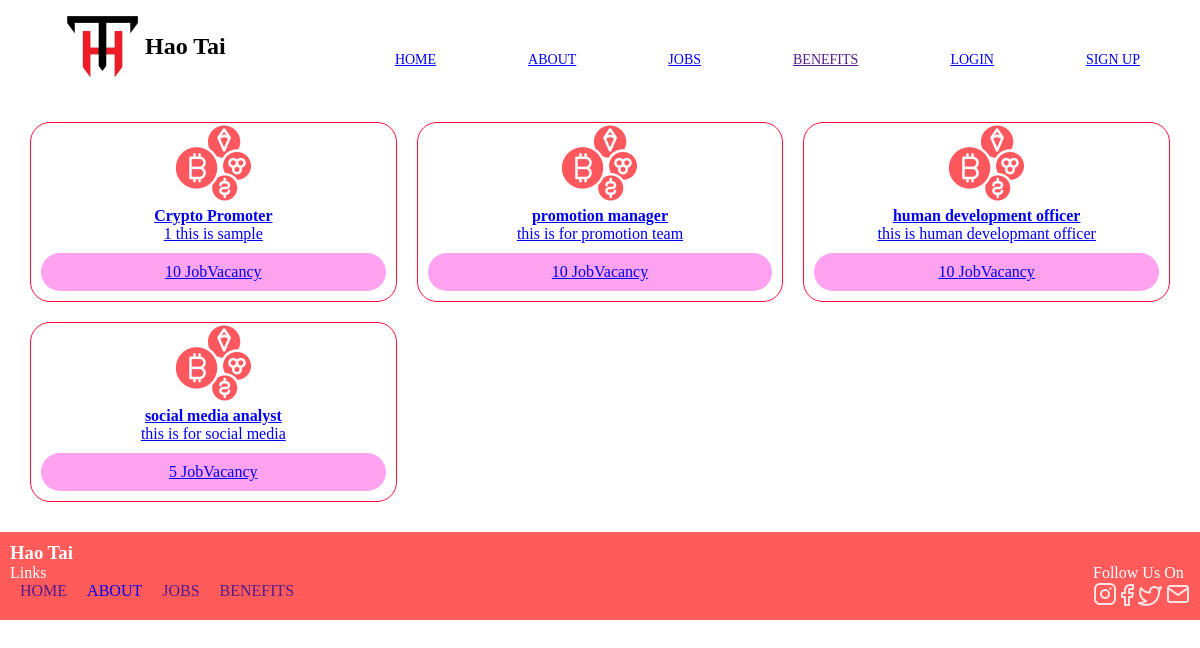
The page /job/ on the database its author committed.
### web/models.py (models this page shows, shortened)
class jobs(models.Model):
    title = models.CharField(max_length=30)
    description =models.TextField()
    no_of_vacancy = models.IntegerField()
    images = models.ImageField(upload_to = 'jobimages')
    experience = models.TextField()
    documents =models.TextField()
    skills = models.TextField()
    language = models.TextField()
    salary = models.TextField()
    age = models.TextField()
    cat = models.ForeignKey('categories',on_delete=models.CASCADE,related_name='jobs')

### web/views.py (the view)
# urls.py: path('job/',views.job, name = "job"),
def job(request,id=None):
    if id:
        categ = get_object_or_404(categories,id=id)
        joy = jobs.objects.filter(cat=categ)
        context = {
            'jo' : joy,
        }
        return render(request,'job.html',context)
    else:
        joy = jobs.objects.all()
        context = {
            'jo' : joy,
        }
        return render(request,'job.html',context)

### templates/job.html (shortened to what this page needs)
{%extends 'base.html'%}
{%load static%}
{%block content%}
    <section class="fullbox">
            <div class="subbox">
                {% for job in jo %}
                <div class="singlebox">
                    <img src="../static/images/cryptocurrencies 1.png" alt="">
                    <a href="{% url 'crptojob' job.pk %}"><h4>{{job.title}}</h4>
                    <p>{{job.description}}</p>
                        <p class="inner">{{job.no_of_vacancy}} JobVacancy</p></a>
                </div>
                {%endfor%}
            </div>
            {%endblock%}

### templates/base.html (shortened to what this page needs)
<!DOCTYPE html>
<html lang="en">
<head>
    {%load static%}
    <link rel="stylesheet" href="{% static 'style.css'%}">
</head>
<body>
    <header class="main container">
            <div class="submain" >
                <img src="../static/images/logo 1.png">
                <h2 >Hao Tai</h2>
            </div>
            <div class="navlink" >
                <ul>
                    <li><a href="{% url 'home'%}">HOME</a></li>
                    <li><a href="{% url 'about'%}">ABOUT</a></li>
                    <li><a href="{% url 'job'%}">JOBS</a></li>
                    <li><a href="">BENEFITS</a></li>
                    {% if request.user.is_authenticated %}
                    <li><a href="">{{request.user.username}}</a></li>
                    <li><a href="{%url 'signout'%}">logout</a></li>
                    {%else%}
                    <li><a href="{% url 'signin'%}">LOGIN</a></li>
                    <li><a href="{% url 'signup'%}">SIGN UP</a></li>
                    {%endif%}
                </ul>
            </div>
    </header>
    {% block content %}
    {%endblock%}
    <section class="footer" >
        <h3>Hao Tai</h3>
        <div id="bottomdiv">
            <div class="footerleft">
                <p>Links</p>
                <ul>
                    <li><a href="">HOME</a></li>
                    <li><a href="./about.html">ABOUT</a></li>
                    <li><a href="">JOBS</a></li>
                    <li><a href="">BENEFITS</a></li>
                </ul>
            </div>
            <div class="footerright">
                <p>Follow Us On</p>
                <div>
                    <img src="../static/images/instagram.png" alt="">
                    <img src="../static/images/Vector(1).png" alt="">
                    <img src="../static/images/Vector(2).png" alt="">
                    <img src="../static/images/mail.png" alt="">
                </div>
            </div>
        </div>
    </section>
</body>
</html>

### static/style.css (style rules this page uses)
* { margin: 0; padding: 0; }
.container { padding-left: 5%; padding-right: 5%; margin: 0 auto; }
header { display: flex; align-items: center; justify-content: space-between; padding-top: 10px; padding-bottom: 10px; }
.submain { display: flex; align-items: center; }
.main ul { display: flex; justify-content: center; align-items: center; gap: 30px; }
.main li { list-style: none; margin-left: 62px; margin-top: 27px; font-size: 14px; }
.container { display: flex; }
.fullbox { display: grid; }
.subbox { display: grid; grid-template-columns: repeat(6,1fr); margin: 10px; padding: 20px; gap: 20px; }
.singlebox { justify-content: center; text-align: center; border: 1px solid rgb(252, 15, 54); border-radius: 20px; grid-column: span 2; }
.inner { background-color: rgb(255, 163, 241); border-radius: 20px; margin: 10px; padding: 10px; }
.footer { color: white; padding: 10px; background-color: rgb(255, 91, 91) }
.footer ul li a { text-decoration: none; margin: 10px; }
.footer ul { list-style: none; }
#bottomdiv { display: grid; grid-template-columns: repeat(2,1fr); }
.footerleft ul { display: flex; }
#bottomdiv .footerright { justify-self: end; align-self: center; }

### rows shown on the page
jobs: title "Crypto Promoter", description "1 this is sample", no_of_vacancy "10"
jobs: title "promotion manager", description "this is for promotion team", no_of_vacancy "10"
jobs: title "human development officer", description "this is human developmant officer", no_of_vacancy "10"
jobs: title "social media analyst", description "this is for social media", no_of_vacancy "5"
